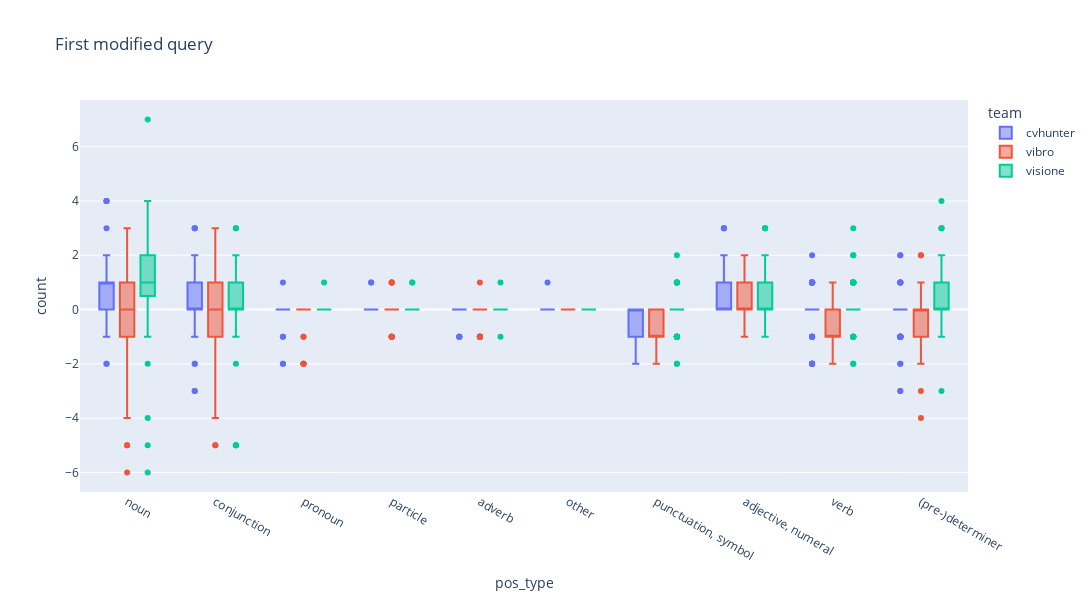
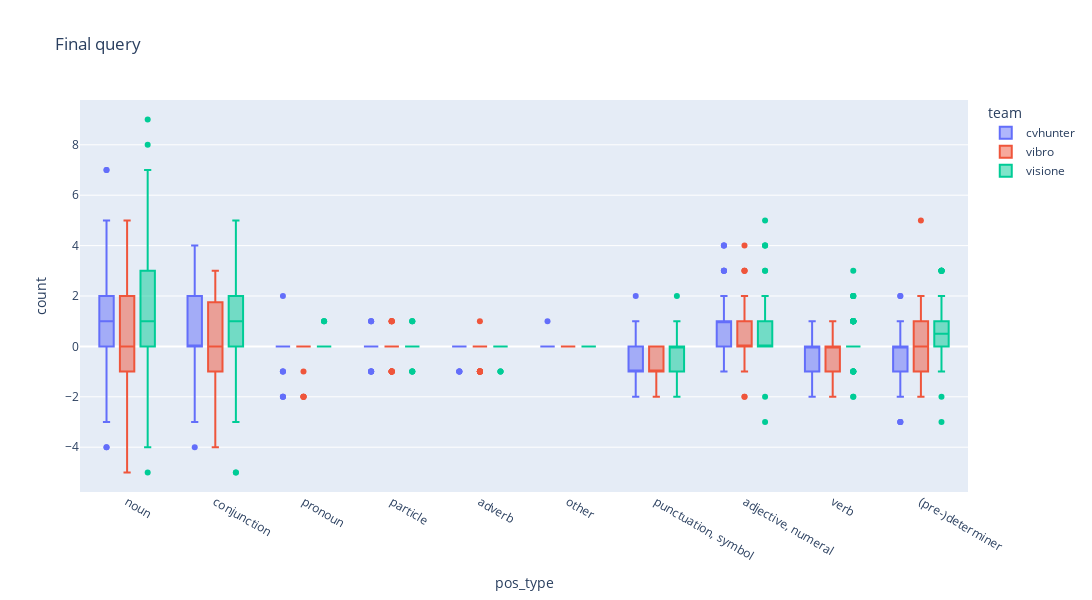
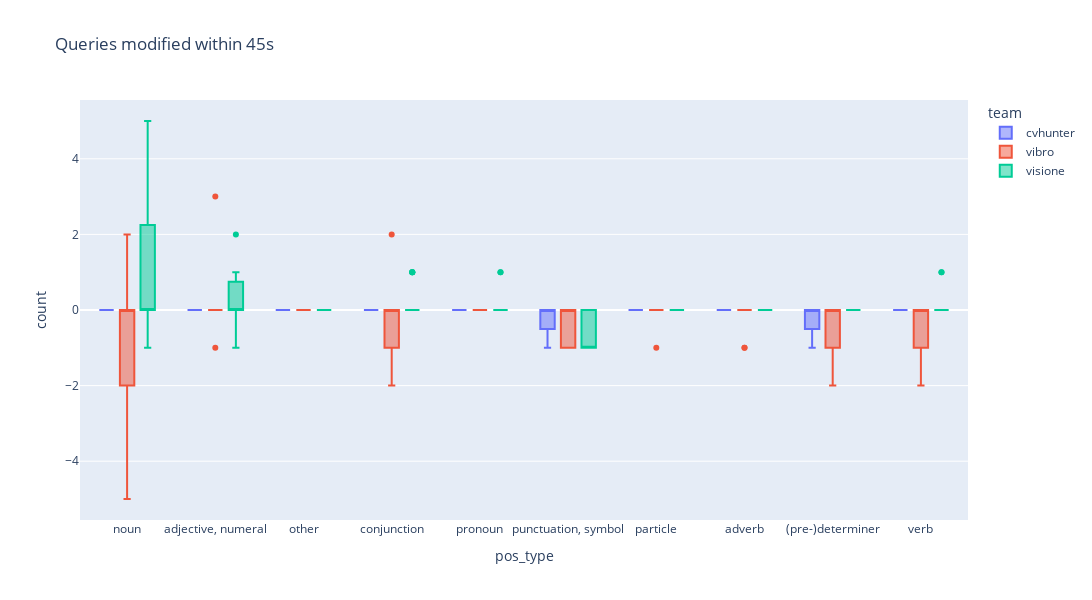

Notebook code cell kept with these figures, in order:
### Code cell
boxplot_pos_diff(first_mod_query,"First modified query","first_mod_query")
boxplot_pos_diff(last_query,"Final query","last_query")
boxplot_pos_diff(initial_query,"Queries modified within 45s","within45")

### Figure 1 — Plotly figure (JSON) as saved in the notebook; plotly's stock layout.template omitted (floating-point values rounded to 4 significant figures; data arrays with more than 128 entries replaced by an {"elided": "..."} marker saying what was removed)
{"data": [{"alignmentgroup": "True", "hovertemplate": "team=cvhunter<br>pos_type=%{x}<br>count=%{y}<extra></extra>", "legendgroup": "cvhunter", "marker": {"color": "#636efa"}, "name": "cvhunter", "notched": false, "offsetgroup": "cvhunter", "orientation": "v", "showlegend": true, "type": "box", "x": {"elided": "1020 str values"}, "x0": " ", "xaxis": "x", "y": {"elided": "1020 int values"}, "y0": " ", "yaxis": "y"}, {"alignmentgroup": "True", "hovertemplate": "team=vibro<br>pos_type=%{x}<br>count=%{y}<extra></extra>", "legendgroup": "vibro", "marker": {"color": "#EF553B"}, "name": "vibro", "notched": false, "offsetgroup": "vibro", "orientation": "v", "showlegend": true, "type": "box", "x": {"elided": "750 str values"}, "x0": " ", "xaxis": "x", "y": {"elided": "750 int values"}, "y0": " ", "yaxis": "y"}, {"alignmentgroup": "True", "hovertemplate": "team=visione<br>pos_type=%{x}<br>count=%{y}<extra></extra>", "legendgroup": "visione", "marker": {"color": "#00cc96"}, "name": "visione", "notched": false, "offsetgroup": "visione", "orientation": "v", "showlegend": true, "type": "box", "x": {"elided": "920 str values"}, "x0": " ", "xaxis": "x", "y": {"elided": "920 int values"}, "y0": " ", "yaxis": "y"}], "layout": {"boxmode": "group", "height": 600, "legend": {"title": {"text": "team"}, "tracegroupgap": 0}, "title": {"text": "First modified query"}, "width": 1200, "xaxis": {"anchor": "y", "domain": [0, 1], "title": {"text": "pos_type"}}, "yaxis": {"anchor": "x", "domain": [0, 1], "title": {"text": "count"}}}}

### Figure 2 — Plotly figure (JSON) as saved in the notebook; plotly's stock layout.template omitted (floating-point values rounded to 4 significant figures; data arrays with more than 128 entries replaced by an {"elided": "..."} marker saying what was removed)
{"data": [{"alignmentgroup": "True", "hovertemplate": "team=cvhunter<br>pos_type=%{x}<br>count=%{y}<extra></extra>", "legendgroup": "cvhunter", "marker": {"color": "#636efa"}, "name": "cvhunter", "notched": false, "offsetgroup": "cvhunter", "orientation": "v", "showlegend": true, "type": "box", "x": {"elided": "1020 str values"}, "x0": " ", "xaxis": "x", "y": {"elided": "1020 int values"}, "y0": " ", "yaxis": "y"}, {"alignmentgroup": "True", "hovertemplate": "team=vibro<br>pos_type=%{x}<br>count=%{y}<extra></extra>", "legendgroup": "vibro", "marker": {"color": "#EF553B"}, "name": "vibro", "notched": false, "offsetgroup": "vibro", "orientation": "v", "showlegend": true, "type": "box", "x": {"elided": "750 str values"}, "x0": " ", "xaxis": "x", "y": {"elided": "750 int values"}, "y0": " ", "yaxis": "y"}, {"alignmentgroup": "True", "hovertemplate": "team=visione<br>pos_type=%{x}<br>count=%{y}<extra></extra>", "legendgroup": "visione", "marker": {"color": "#00cc96"}, "name": "visione", "notched": false, "offsetgroup": "visione", "orientation": "v", "showlegend": true, "type": "box", "x": {"elided": "920 str values"}, "x0": " ", "xaxis": "x", "y": {"elided": "920 int values"}, "y0": " ", "yaxis": "y"}], "layout": {"boxmode": "group", "height": 600, "legend": {"title": {"text": "team"}, "tracegroupgap": 0}, "title": {"text": "Final query"}, "width": 1200, "xaxis": {"anchor": "y", "domain": [0, 1], "title": {"text": "pos_type"}}, "yaxis": {"anchor": "x", "domain": [0, 1], "title": {"text": "count"}}}}

### Figure 3 — Plotly figure (JSON) as saved in the notebook; plotly's stock layout.template omitted (floating-point values rounded to 4 significant figures; data arrays with more than 128 entries replaced by an {"elided": "..."} marker saying what was removed)
{"data": [{"alignmentgroup": "True", "hovertemplate": "team=cvhunter<br>pos_type=%{x}<br>count=%{y}<extra></extra>", "legendgroup": "cvhunter", "marker": {"color": "#636efa"}, "name": "cvhunter", "notched": false, "offsetgroup": "cvhunter", "orientation": "v", "showlegend": true, "type": "box", "x": ["noun", "adjective, numeral", "other", "conjunction", "adjective, numeral", "conjunction", "conjunction", "adjective, numeral", "other", "adjective, numeral", "adjective, numeral", "pronoun", "pronoun", "conjunction", "adjective, numeral", "pronoun", "other", "pronoun", "other", "pronoun", "adjective, numeral", "adjective, numeral", "punctuation, symbol", "pronoun", "pronoun", "particle", "other", "other", "other", "adverb", "adverb", "adverb", "particle", "adverb", "conjunction", "particle", "adverb", "adverb", "particle", "particle", "adverb", "adverb", "particle", "noun", "other", "particle", "punctuation, symbol", "pronoun", "particle", "noun", "(pre-)determiner", "punctuation, symbol", "noun", "noun", "verb", "(pre-)determiner", "verb", "(pre-)determiner", "(pre-)determiner", "verb", "verb", "(pre-)determiner", "verb", "verb", "conjunction", "conjunction", "noun", "(pre-)determiner", "punctuation, symbol", "verb", "(pre-)determiner", "noun", "punctuation, symbol", "punctuation, symbol", "punctuation, symbol", "(pre-)determiner", "punctuation, symbol", "conjunction", "verb", "noun"], "x0": " ", "xaxis": "x", "y": [0, 0, 0, 0, 0, 0, 0, 0, 0, 0, 0, 0, 0, 0, 0, 0, 0, 0, 0, 0, 0, 0, -1, 0, 0, 0, 0, 0, 0, 0, 0, 0, 0, 0, 0, 0, 0, 0, 0, 0, 0, 0, 0, 0, 0, 0, -1, 0, 0, 0, 0, 0, 0, 0, 0, 0, 0, -1, 0, 0, 0, 0, 0, 0, 0, 0, 0, 0, 0, 0, -1, 0, 0, 0, 0, 0, 0, 0, 0, 0], "y0": " ", "yaxis": "y"}, {"alignmentgroup": "True", "hovertemplate": "team=vibro<br>pos_type=%{x}<br>count=%{y}<extra></extra>", "legendgroup": "vibro", "marker": {"color": "#EF553B"}, "name": "vibro", "notched": false, "offsetgroup": "vibro", "orientation": "v", "showlegend": true, "type": "box", "x": {"elided": "130 str values"}, "x0": " ", "xaxis": "x", "y": {"elided": "130 int values"}, "y0": " ", "yaxis": "y"}, {"alignmentgroup": "True", "hovertemplate": "team=visione<br>pos_type=%{x}<br>count=%{y}<extra></extra>", "legendgroup": "visione", "marker": {"color": "#00cc96"}, "name": "visione", "notched": false, "offsetgroup": "visione", "orientation": "v", "showlegend": true, "type": "box", "x": {"elided": "190 str values"}, "x0": " ", "xaxis": "x", "y": {"elided": "190 int values"}, "y0": " ", "yaxis": "y"}], "layout": {"boxmode": "group", "height": 600, "legend": {"title": {"text": "team"}, "tracegroupgap": 0}, "title": {"text": "Queries modified within 45s"}, "width": 1200, "xaxis": {"anchor": "y", "domain": [0, 1], "title": {"text": "pos_type"}}, "yaxis": {"anchor": "x", "domain": [0, 1], "title": {"text": "count"}}}}
